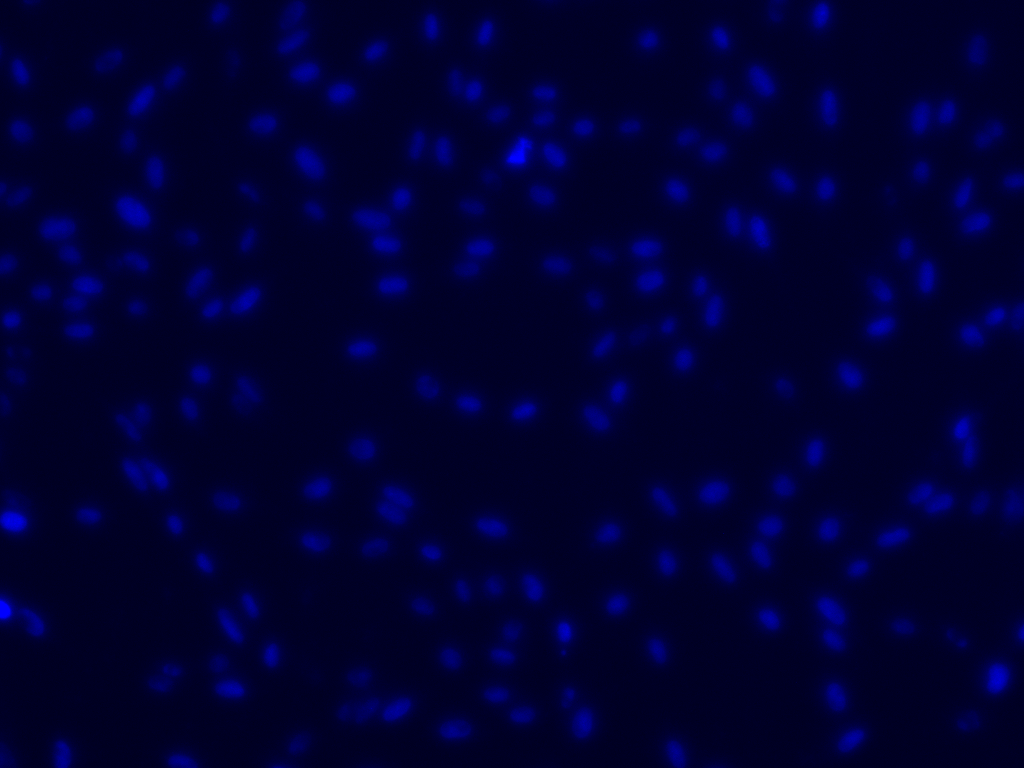
#> input picture glyco/A1_DAPI.tiff, 2048 x 1536 px (shown at 1/2 size); its folder holds only this picture in this run
$ jupyter execute --allow-errors 'cell_count copy.ipynb'
#> lines starting #> are read from the running program, lines starting #| are printed output that depends on the picture; after the words box and inside, x2 and y2 are one past the last pixel; in counts of white or black regions, pixels touching at a corner belong together
[cell 1]
import cv2
import numpy as np
import matplotlib.pyplot as plt
import matplotlib
import math
import pandas as pd
import seaborn as sns
import statsmodels.api as sm
from scipy import stats
from glob import glob
from pathlib import Path, PurePath, PurePosixPath

image_files = glob("glyco/*_DAPI*")

def cellcount(img):
    # plt.figure()
    # plt.imshow(img)
    # plt.show()
    th, img_thresh = cv2.threshold(img, 0, 255, cv2.THRESH_BINARY+cv2.THRESH_OTSU)
    kernel = cv2.getStructuringElement(cv2.MORPH_ELLIPSE, (3,3))
    opening = cv2.morphologyEx(img_thresh, cv2.MORPH_OPEN, kernel, iterations=1)
    close = cv2.morphologyEx(opening, cv2.MORPH_CLOSE, kernel, iterations=2)

    cnts = cv2.findContours(close, cv2.RETR_EXTERNAL, cv2.CHAIN_APPROX_SIMPLE)
    cnts = cnts[0] if len(cnts) == 2 else cnts[1]

    minimum_area = 400
    average_cell_area = 1600
    connected_cell_area = 6400
    cells = 0
    for c in cnts:
        area = cv2.contourArea(c)
        if area > minimum_area:
            # cv2.drawContours(img, [c], -1, (255,255,255), 2)
            if area > connected_cell_area:
                cells += math.ceil(area / average_cell_area)
            else:
                cells += 1
    # [4 lines of commented-out code are left out]
    return cells

[cell 2]
import scipy.ndimage as im
import scipy.signal as sig

# [11 lines left out: functions gaussian_mask, unsharp_mask, not called in this run]

def median_filter(image, sz=3):
    '''
    Applies median filter of size 3x3 without padding
    '''
    im_stacked = np.zeros([image.shape[0] - (sz-1), image.shape[1] - (sz - 1), sz**2])
    count = 0
    for n in range(sz):
        for m in range(sz):
            im_stacked[:,:,count] = image[0+n:image.shape[0] - (sz - 1) + n, 0+m:image.shape[1]-(sz-1) + m]
            count += 1
    output_im = np.median(im_stacked, axis=2)
    return output_im

[cell 3]
cell_counts = {}
conditions = [50, 75, 100, 150, 200, 250, "Untreated", "+ EtOH", "+ Fluorophore"]

for im_file in image_files:
    key = Path(im_file).name[0:2]

    dapi = cv2.imread(im_file, cv2.IMREAD_GRAYSCALE)
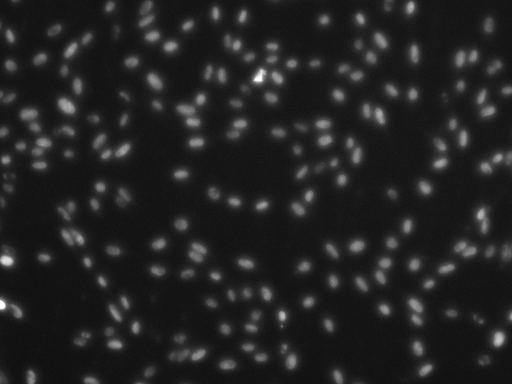
#> dapi: shape (1536, 2048) (shown at 1/4 size); min 2, max 29, mean 5.7; drawn with min black and max white
    dapi = median_filter(dapi)
#> after the loop in median_filter, `for n in range(sz):`: count = 9

    dapi = np.max(np.stack([dapi, np.zeros_like(dapi)], axis=0), axis=0).astype(np.uint8)
#> dapi: shape (1534, 2046)
    dapi1 = dapi[0:767, 0:1023]
    dapi2 = dapi[0:767, 1023:]
    dapi3 = dapi[767:, 0:1023]
    dapi4 = dapi[767:, 1023:]

    cells1 = cellcount(dapi1)
#> in cellcount, `th, img_thresh = cv2.threshold(img, 0, 255, cv2.THRESH_BINARY+cv2.THRE..`:
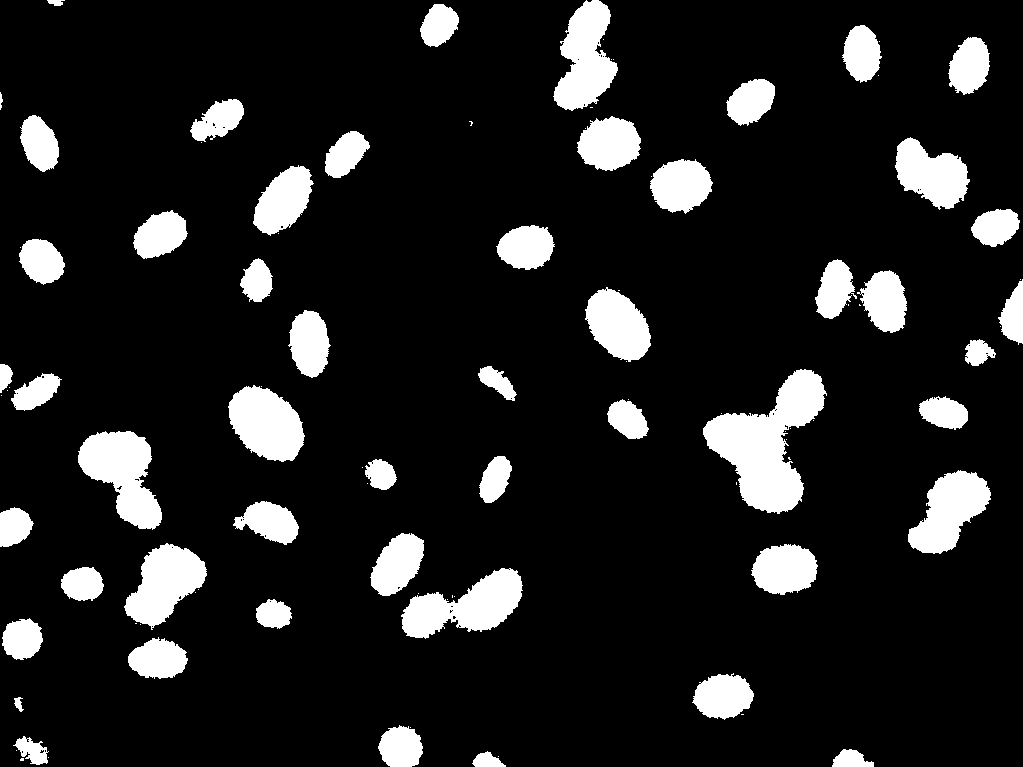
#> img_thresh: shape (767, 1023); 12.5% white; 98 white regions (46 under 20 px), largest, box (x1, y1, x2, y2) and area: (703, 369, 827, 514) 8490, (78, 431, 162, 530) 4774, (401, 568, 523, 639) 4673
#> in cellcount, `th, img_thresh = cv2.threshold(img, 0, 255, cv2.THRESH_BINARY+cv2.THRE..`: th = 8
#> in cellcount, `cnts = cv2.findContours(close, cv2.RETR_EXTERNAL, cv2.CHAIN_APPROX_SIM..`: cnts = 53 contours, 2 with area under 20; largest, box (x1, y1, x2, y2) and area: (703, 369, 826, 514) 8254, (78, 431, 162, 529) 4641, (401, 568, 523, 639) 4526, (553, 0, 618, 111) 4244, (228, 385, 305, 462) 4008
#> the loop in cellcount, `for c in cnts:` made 53 passes
#> (area, cells) on passes 2, 3, 4, 6, 7, 8, 9, 10: (468.5, 1), (519.5, 2), (1395, 3), (1975, 4), (1709, 5), (1218, 6), (744.5, 7), (4526, 8)
#> after the loop in cellcount, `for c in cnts:`: cells = 52
#> cells1 = 52
    cells2 = cellcount(dapi2)
#> in cellcount (call 2), `cnts = cv2.findContours(close, cv2.RETR_EXTERNAL, cv2.CHAIN_APPROX_SIM..`: cnts = 43 contours, 2 with area under 20; largest, box (x1, y1, x2, y2) and area: (0, 261, 114, 345) 6440, (893, 603, 1023, 695) 5902, (234, 471, 309, 590) 5738, (421, 410, 522, 502) 5484, (880, 354, 962, 471) 4898
#> the loop in cellcount (call 2), `for c in cnts:` made 43 passes
#> (area, cells) on passes 3, 4, 7, 9, 10, 11, 12, 13: (2024.5, 1), (1757.5, 2), (1640, 3), (985.5, 4), (2636, 5), (5901.5, 6), (905.5, 7), (2136.5, 8)
#> cells2 = 42
    cells3 = cellcount(dapi3)
#> in cellcount (call 3), `th, img_thresh = cv2.threshold(img, 0, 255, cv2.THRESH_BINARY+cv2.THRE..`: th = 7
#> in cellcount (call 3), `close = cv2.morphologyEx(opening, cv2.MORPH_CLOSE, kernel, iterations=2)`:
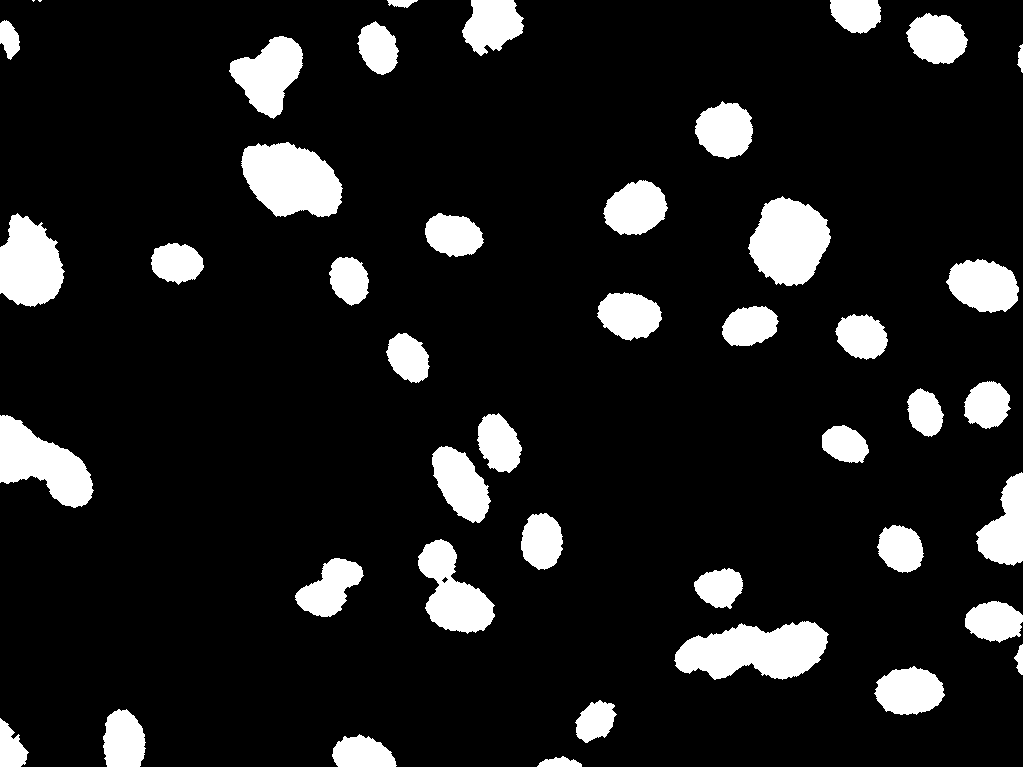
#> close: shape (767, 1023); 11.7% white; 44 white regions (2 under 20 px)
#> in cellcount (call 3), `cnts = cv2.findContours(close, cv2.RETR_EXTERNAL, cv2.CHAIN_APPROX_SIM..`: cnts = 44 contours, 2 with area under 20; largest, box (x1, y1, x2, y2) and area: (674, 621, 829, 680) 6088, (241, 142, 343, 217) 5492, (748, 196, 831, 286) 5110, (0, 415, 94, 508) 4594, (0, 213, 65, 307) 4292
#> the loop in cellcount (call 3), `for c in cnts:` made 44 passes
#> area on passes 1 to 8: 279.5, 1500, 838, 1940, 1127.5, 2460, 133, 6088
#> after the loop in cellcount (call 3), `for c in cnts:`: cells = 38
#> cells3 = 38
    cells4 = cellcount(dapi4)
#> in cellcount (call 4), `th, img_thresh = cv2.threshold(img, 0, 255, cv2.THRESH_BINARY+cv2.THRE..`:
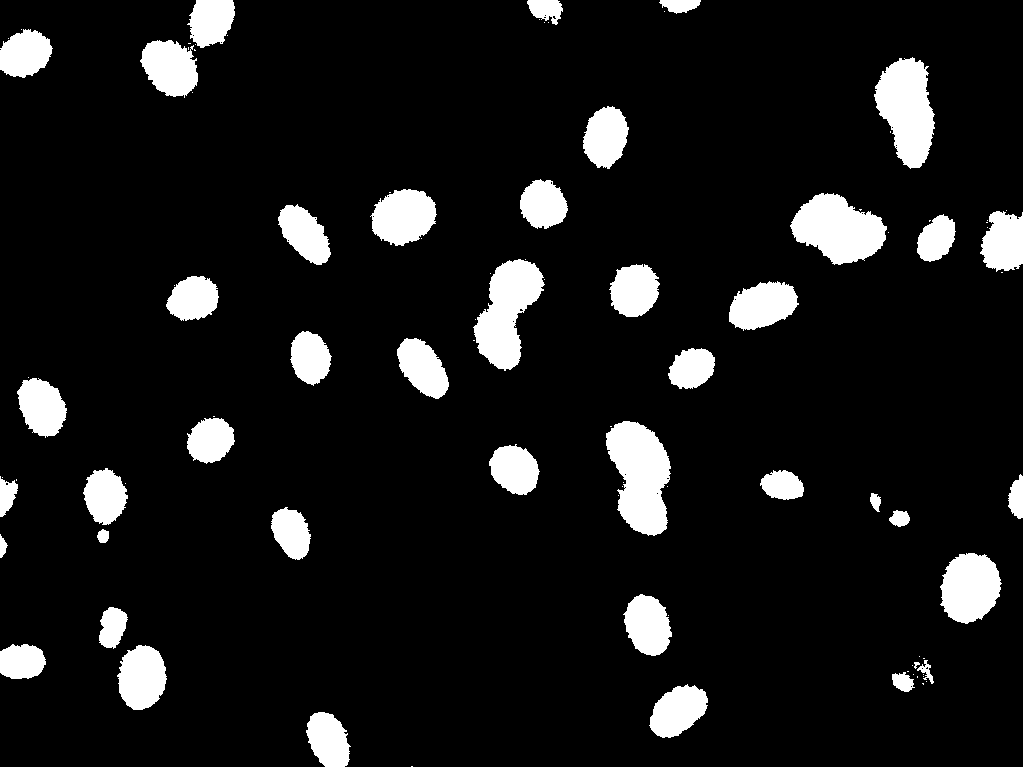
#> img_thresh: shape (767, 1023); 9.6% white; 94 white regions (51 under 20 px), largest, box (x1, y1, x2, y2) and area: (606, 421, 671, 536) 5116, (874, 57, 935, 169) 4520, (790, 193, 887, 265) 4518
#> in cellcount (call 4), `th, img_thresh = cv2.threshold(img, 0, 255, cv2.THRESH_BINARY+cv2.THRE..`: th = 8
#> in cellcount (call 4), `cnts = cv2.findContours(close, cv2.RETR_EXTERNAL, cv2.CHAIN_APPROX_SIM..`: cnts = 42 contours; largest, box (x1, y1, x2, y2) and area: (606, 421, 671, 536) 4973, (790, 193, 887, 265) 4398, (874, 57, 935, 169) 4381, (473, 259, 545, 370) 4334, (940, 553, 1002, 624) 3183
#> the loop in cellcount (call 4), `for c in cnts:` made 42 passes
#> area on passes 1 to 8: 1717, 2045.5, 272, 152.5, 2358, 1262, 807, 2079.5
#> after the loop in cellcount (call 4), `for c in cnts:`: cells = 35
#> cells4 = 35
    cell_counts[key] = {"0":cells1, "1":cells2, "2":cells3, "3":cells4}

cell_counts = pd.DataFrame().from_dict(cell_counts)
#> cell_counts = table of 4 rows and 1 columns
cell_counts.to_csv("thing.csv")
#> (the rest of this cell did not finish here and is left out)

[cell 4]
from scipy.stats import mannwhitneyu
from scipy.stats import ttest_ind

stats_dict = {}
#> (the rest of this cell did not finish here and is left out)

[cell 5]
selected = cell_counts.copy()
#> selected = table of 4 rows and 1 columns
selection = [-3, -1, -2, 0, 1, 2, 3, 4, 5]
#> (the rest of this cell did not finish here and is left out)

[cell 6]
# [4 lines left out: function boxplot, not called in this run]
    # ax = sns.violinplot(x=r"Polymer to DNA w/w Ratio", y=r"Normalized RFU", data=df_melt, palette=sns.dark_palette("#8BF", n_colors=8)[2:7])

[cell 7]
cell_counts
#> Out = table of 4 rows and 1 columns

#> (a cell that did not finish here is left out)

[cell 9]
cell_counts.describe()
#> Out = table of 8 rows and 1 columns
#> further down, dapi is the input picture: shape (1536, 2048, 3); mean B, G, R 49.9, 0, 0

$ run again, on glyco/C1_DAPI.tiff
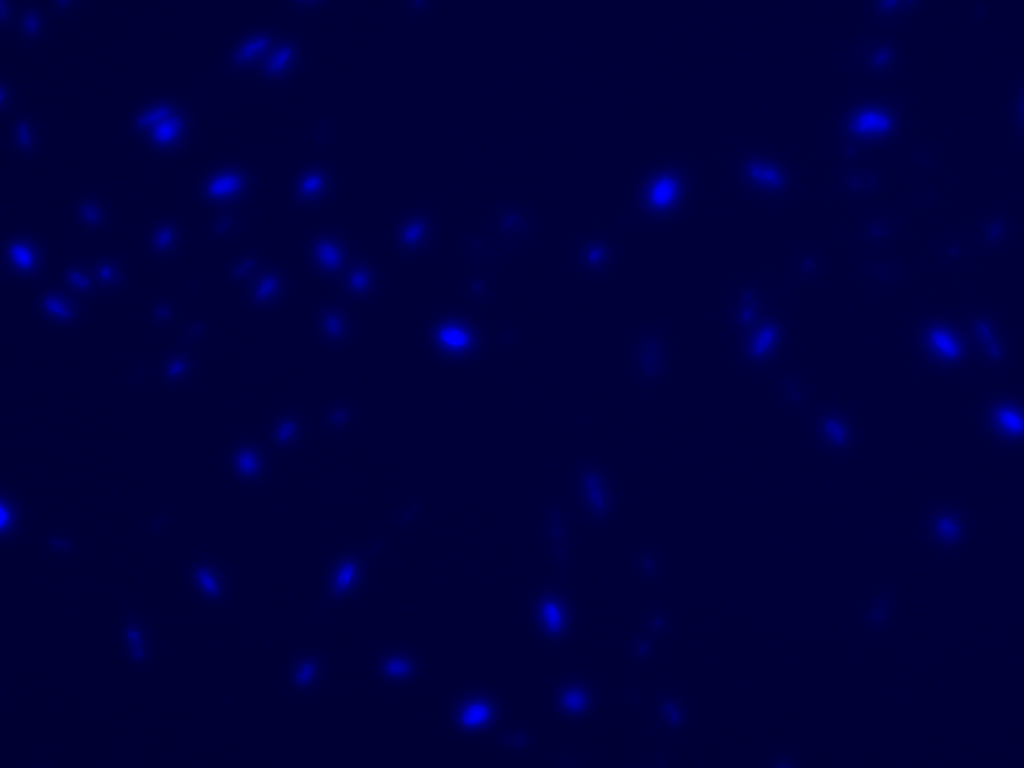
#> input picture glyco/C1_DAPI.tiff, 2048 x 1536 px (shown at 1/2 size)
#> `dapi = cv2.imread(im_file, cv2.IMREAD_GRAYSCALE)`:
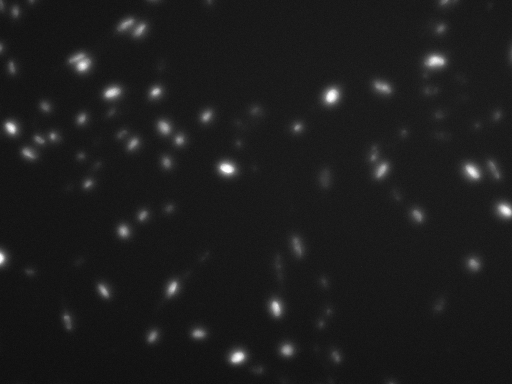
#> dapi: shape (1536, 2048) (shown at 1/4 size); min 4, max 29, mean 6.8; drawn with min black and max white
#> after the loop in median_filter, `for n in range(sz):`: count = 9
#> img_thresh: shape (767, 1023); 5.2% white; 73 white regions (49 under 20 px), largest, box (x1, y1, x2, y2) and area: (274, 207, 367, 293) 5393, (468, 69, 585, 147) 5252, (866, 638, 949, 711) 4459
#> th = 10
#> opening: shape (767, 1023); 5.1% white; 32 white regions (8 under 20 px), largest, box (x1, y1, x2, y2) and area: (274, 207, 367, 293) 5358, (469, 69, 585, 147) 5197, (866, 638, 949, 711) 4434
#> close: shape (767, 1023); 5.2% white; 25 white regions
#> cnts = 25 contours; largest, box (x1, y1, x2, y2) and area: (274, 207, 367, 293) 5265, (469, 69, 585, 147) 5085, (866, 638, 949, 711) 4340, (411, 338, 488, 402) 3394, (13, 479, 75, 544) 2796
#> the loop in cellcount, `for c in cnts:` made 25 passes
#> area on passes 1 to 8: 762, 4339.5, 1068, 50, 1861.5, 1601, 954.5, 1412.5
#> after the loop in cellcount, `for c in cnts:`: cells = 19
#> img_thresh: shape (767, 1023); 2.6% white; 21 white regions (11 under 20 px), largest, box (x1, y1, x2, y2) and area: (264, 344, 339, 422) 4338, (673, 212, 764, 276) 4294, (827, 650, 902, 722) 3795
#> opening: shape (767, 1023); 2.6% white; 10 white regions, largest, box (x1, y1, x2, y2) and area: (264, 344, 339, 422) 4308, (673, 212, 763, 276) 4257, (827, 650, 902, 722) 3758
#> close: shape (767, 1023); 2.6% white; 10 white regions
#> cnts = 10 contours; largest, box (x1, y1, x2, y2) and area: (264, 344, 339, 422) 4210, (673, 212, 763, 276) 4160, (827, 650, 902, 722) 3688, (476, 648, 531, 712) 2429, (473, 324, 540, 374) 2291
#> the loop in cellcount (call 2), `for c in cnts:` made 10 passes
#> area on passes 1 to 8: 3688, 2429, 1073.5, 383, 630.5, 4210.5, 2291, 4160.5
#> cells2 = 7
#> img_thresh: shape (767, 1023); 2.1% white; 28 white regions (19 under 20 px), largest, box (x1, y1, x2, y2) and area: (913, 626, 987, 693) 3640, (663, 352, 717, 419) 2405, (468, 130, 519, 184) 1976
#> opening: shape (767, 1023); 2% white; 12 white regions (3 under 20 px), largest, box (x1, y1, x2, y2) and area: (913, 627, 987, 693) 3618, (663, 352, 717, 419) 2377, (469, 130, 519, 184) 1954
#> close: shape (767, 1023); 2% white; 12 white regions (3 under 20 px)
#> cnts = 12 contours, 3 with area under 20; largest, box (x1, y1, x2, y2) and area: (913, 627, 987, 693) 3530, (663, 352, 717, 419) 2308, (469, 130, 519, 184) 1888, (391, 368, 436, 425) 1637, (768, 546, 822, 587) 1556
#> cells3 = 9
#> in cellcount (call 4), `th, img_thresh = cv2.threshold(img, 0, 255, cv2.THRESH_BINARY+cv2.THRE..`:
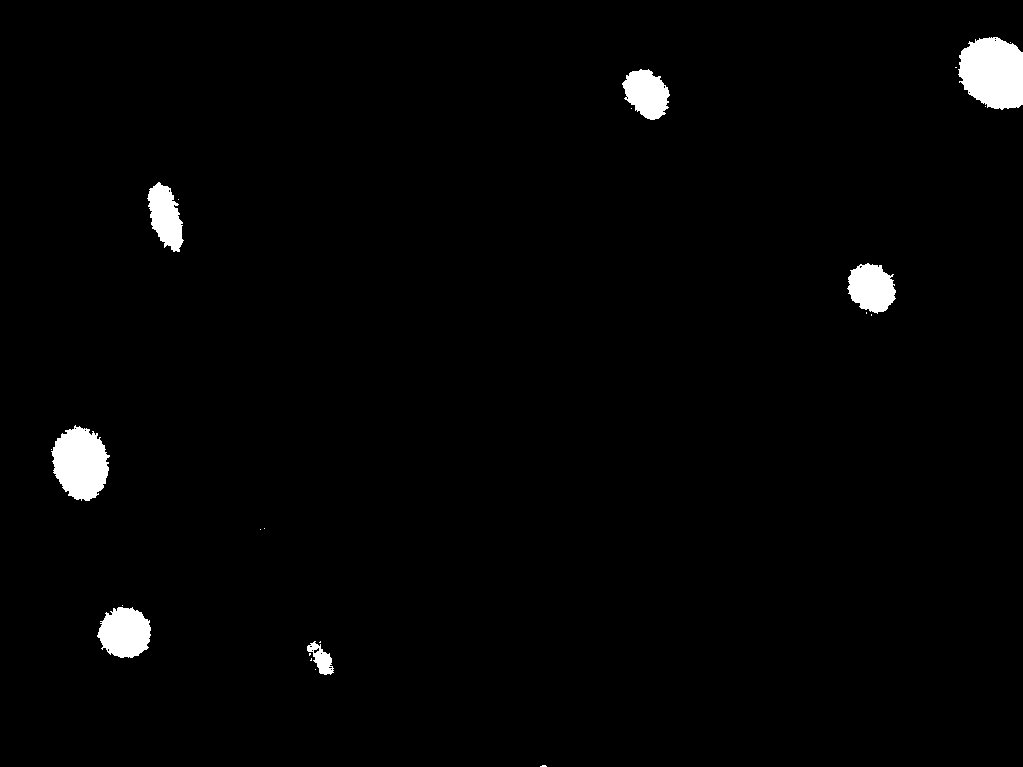
#> img_thresh: shape (767, 1023); 1.9% white; 23 white regions (16 under 20 px), largest, box (x1, y1, x2, y2) and area: (958, 37, 1023, 110) 3800, (51, 425, 110, 501) 3169, (97, 607, 151, 658) 2076
#> opening: shape (767, 1023); 1.8% white; 8 white regions (1 under 20 px), largest, box (x1, y1, x2, y2) and area: (958, 37, 1023, 110) 3772, (52, 426, 110, 501) 3131, (97, 607, 151, 658) 2053
#> close: shape (767, 1023); 1.8% white; 8 white regions (1 under 20 px)
#> cnts = 8 contours, 1 with area under 20; largest, box (x1, y1, x2, y2) and area: (958, 37, 1023, 110) 3668, (52, 426, 110, 501) 3064, (97, 607, 151, 658) 1986, (847, 263, 896, 313) 1686, (622, 69, 670, 120) 1600, (147, 182, 184, 252) 1511, (307, 642, 334, 675) 400
#> the loop in cellcount (call 4), `for c in cnts:` made 8 passes
#> area on passes 2 to 8: 400.5, 1986, 3064.5, 1685.5, 1511, 1599.5, 3668.5
#> after the loop in cellcount (call 4), `for c in cnts:`: cells = 7
#> cell_counts = table of 4 rows and 1 columns
#> `cell_counts.describe()`: Out = table of 8 rows and 1 columns
#> dapi is the input picture: shape (1536, 2048, 3); mean B, G, R 60.2, 0, 0
